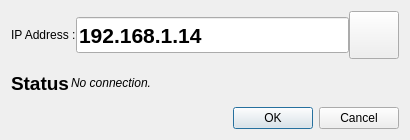
<?xml version="1.0" encoding="UTF-8"?>
<ui version="4.0">
 <class>Dialog</class>
 <widget class="QDialog" name="Dialog">
  <property name="geometry">
   <rect>
    <x>0</x>
    <y>0</y>
    <width>410</width>
    <height>140</height>
   </rect>
  </property>
  <property name="minimumSize">
   <size>
    <width>410</width>
    <height>140</height>
   </size>
  </property>
  <property name="maximumSize">
   <size>
    <width>410</width>
    <height>140</height>
   </size>
  </property>
  <property name="windowTitle">
   <string>New connection</string>
  </property>
  <layout class="QGridLayout" name="gridLayout">
   <property name="verticalSpacing">
    <number>2</number>
   </property>
   <item row="3" column="0">
    <widget class="QDialogButtonBox" name="buttonBox">
     <property name="orientation">
      <enum>Qt::Horizontal</enum>
     </property>
     <property name="standardButtons">
      <set>QDialogButtonBox::Cancel|QDialogButtonBox::Ok</set>
     </property>
    </widget>
   </item>
   <item row="0" column="0">
    <layout class="QHBoxLayout" name="horizontalLayout">
     <item>
      <widget class="QLabel" name="label">
       <property name="minimumSize">
        <size>
         <width>0</width>
         <height>30</height>
        </size>
       </property>
       <property name="text">
        <string>IP Address :</string>
       </property>
      </widget>
     </item>
     <item>
      <widget class="QLineEdit" name="lineEdit_ip">
       <property name="minimumSize">
        <size>
         <width>240</width>
         <height>36</height>
        </size>
       </property>
       <property name="font">
        <font>
         <pointsize>16</pointsize>
         <weight>75</weight>
         <bold>true</bold>
        </font>
       </property>
       <property name="text">
        <string>192.168.1.14</string>
       </property>
      </widget>
     </item>
     <item>
      <widget class="QPushButton" name="pushButton_sync">
       <property name="minimumSize">
        <size>
         <width>50</width>
         <height>48</height>
        </size>
       </property>
       <property name="maximumSize">
        <size>
         <width>50</width>
         <height>50</height>
        </size>
       </property>
       <property name="text">
        <string/>
       </property>
       <property name="icon">
        <iconset resource="resources.qrc">
         <normaloff>:/resources/img/resources/img/sync2.png</normaloff>:/resources/img/resources/img/sync2.png</iconset>
       </property>
       <property name="iconSize">
        <size>
         <width>32</width>
         <height>32</height>
        </size>
       </property>
      </widget>
     </item>
    </layout>
   </item>
   <item row="1" column="0">
    <layout class="QHBoxLayout" name="horizontalLayout_2">
     <property name="spacing">
      <number>0</number>
     </property>
     <item>
      <widget class="QLabel" name="label_3">
       <property name="maximumSize">
        <size>
         <width>60</width>
         <height>16777215</height>
        </size>
       </property>
       <property name="font">
        <font>
         <pointsize>14</pointsize>
         <weight>75</weight>
         <bold>true</bold>
        </font>
       </property>
       <property name="text">
        <string>Status :</string>
       </property>
      </widget>
     </item>
     <item>
      <widget class="QLabel" name="label_status">
       <property name="font">
        <font>
         <italic>true</italic>
        </font>
       </property>
       <property name="text">
        <string>No connection.</string>
       </property>
      </widget>
     </item>
    </layout>
   </item>
  </layout>
 </widget>
 <resources>
  <include location="resources.qrc"/>
 </resources>
 <connections>
  <connection>
   <sender>buttonBox</sender>
   <signal>accepted()</signal>
   <receiver>Dialog</receiver>
   <slot>accept()</slot>
   <hints>
    <hint type="sourcelabel">
     <x>248</x>
     <y>254</y>
    </hint>
    <hint type="destinationlabel">
     <x>157</x>
     <y>274</y>
    </hint>
   </hints>
  </connection>
  <connection>
   <sender>buttonBox</sender>
   <signal>rejected()</signal>
   <receiver>Dialog</receiver>
   <slot>reject()</slot>
   <hints>
    <hint type="sourcelabel">
     <x>316</x>
     <y>260</y>
    </hint>
    <hint type="destinationlabel">
     <x>286</x>
     <y>274</y>
    </hint>
   </hints>
  </connection>
 </connections>
</ui>
